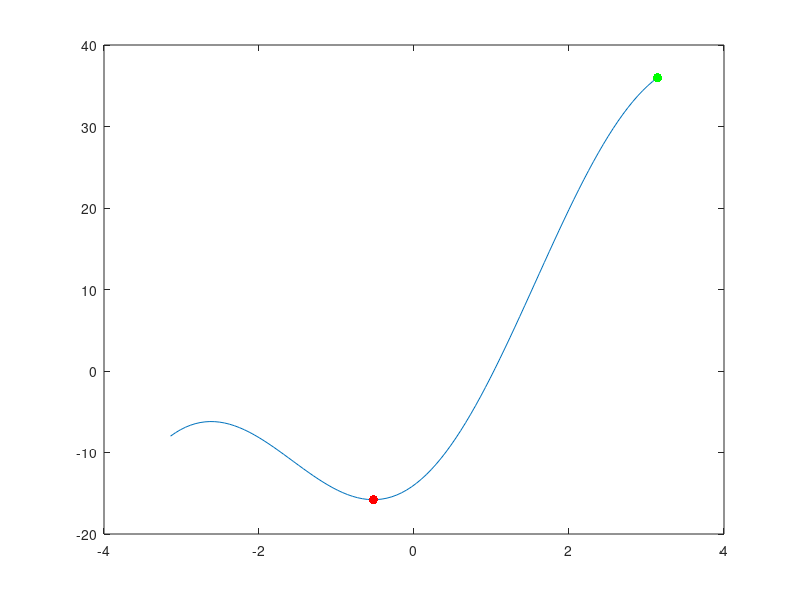

This figure's MATLAB source:
% Optimize 7x - 14 cos(x) on [-pi, pi]
close all;
f = @(x) 7*x - 14 * cos(x);
x = linspace(-pi, pi);
plot(x, f(x));
hold on;

% Basic minimum search
xmin = fminbnd(f, -pi, pi);
plot(xmin, f(xmin), '.r', 'markersize', 20);
disp('Global min (x, y) ');
disp([xmin, f(xmin)])

% Max search: look for mins of -f(x)
fn = @(x) -1*f(x);
xmax = fminbnd(fn, -pi, pi);
plot(xmax, f(xmax), '.g', 'markersize', 20);
disp('Global max (x, y) ');
disp([xmax, f(xmax)])
